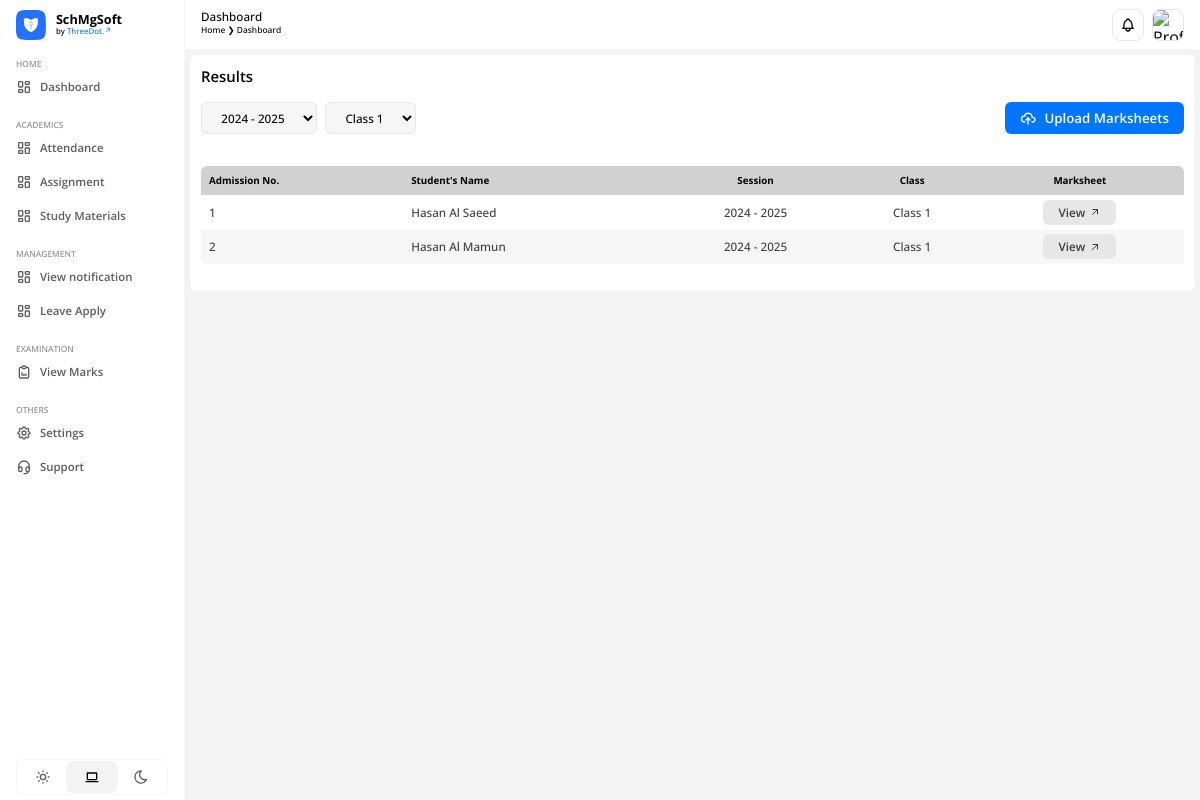
The app's page /examination/results/ with its own data.
### apps/academics/models.py (models this page shows, shortened)
class Student(models.Model):
    admin = models.OneToOneField(CustomUser, on_delete=models.CASCADE)
    father_name = models.CharField(max_length=200)
    mother_name = models.CharField(max_length=200)
    gender = models.CharField(max_length=20)
    dob = models.DateField()
    mobile_no = models.PositiveIntegerField()
    vill_town = models.CharField(max_length=200)
    post_office = models.CharField(max_length=200)
    police_station = models.CharField(max_length=200)
    district = models.CharField(max_length=200)
    permanent_address = models.CharField(max_length=300)
    state = models.CharField(max_length=200)
    pin = models.PositiveIntegerField()
    session_id = models.ForeignKey(Session, on_delete=models.DO_NOTHING)
    class_id = models.ForeignKey(Class, on_delete=models.DO_NOTHING)
    student_photo = models.ImageField(upload_to='media/profile_pic')
    dob_certificate = models.FileField(upload_to='media/students/certificates')
    created_at = models.DateTimeField(auto_now_add=True)
    updated_at = models.DateTimeField(auto_now=True)

### apps/users/models.py (models this page shows)
class CustomUser(AbstractUser):
    USER = (
        (1, 'ADMIN'),
        (2, 'TEACHER'),
        (3, 'STUDENT')
    )
    user_type = models.CharField(choices=USER, max_length=20, default=1)
    profile_pic = models.ImageField(upload_to='profile_pic/', null=True, blank=True)
    city = models.CharField(max_length=200, blank=True)
    country = models.CharField(max_length=200, blank=True)

### apps/home/models.py (models this page shows, shortened)
class Session(models.Model):
    start_session = models.CharField(max_length=100)
    end_session = models.CharField(max_length=100)

class Class(models.Model):
    session = models.ForeignKey(Session, on_delete=models.PROTECT)
    class_name = models.CharField(max_length=100)
    created_at = models.DateTimeField(auto_now_add=True)
    updated_at = models.DateTimeField(auto_now=True)

### apps/examination/views.py (the view)
# urls.py: path('results/', views.results, name='results'),
def results(request):
    students = Student.objects.all()
    classes = Class.objects.all()
    sessions = Session.objects.all()
    context = {
        'students': students,
        'classes': classes,
        'sessions': sessions
    }
    return render(request, 'results.html', context)

### apps/examination/templates/results.html (shortened to what this page needs)
{% extends "base.html" %} {% load static %} {% block htmlhead %}
<link
  rel="stylesheet"
  type="text/css"
  href="{% static 'css/examination/results.css' %}"
/>
{% endblock htmlhead %} {% block content %}
<div class="container">
  <h3>Results</h3>
  <div class="action-bar">
    <div class="filter">
      <select name="session" id="session">
        {% for session in sessions %}
        <option value="{{ session.id }}">
          {{ session.start_session }} - {{ session.end_session }}
        </option>
        {% endfor %}
      </select>
      <select name="class" id="class">
        {% for class in classes %}
        <option value="{{ class.id }}">{{ class.class_name }}</option>
        {% endfor %}
      </select>
    </div>
    <a href="{% url "upload-marksheets" %}">
      <p>Upload Marksheets</p>
    </a>
  </div>
  <div id="table-container">
    <table id="results-table">
      <thead>
        <tr>
          <th>Admission No.</th>
          <th>Student's Name</th>
          <th style="text-align: center">Session</th>
          <th style="text-align: center">Class</th>
          <th style="text-align: center">Marksheet</th>
        </tr>
      </thead>
      <tbody id="results-table-body">
        {% for student in students %}
        <tr
          data-session="{{ student.session_id.id }}"
          data-class="{{ student.class_id.id }}"
        >
          <td>{{ forloop.counter }}</td>
          <td>{{ student.admin.first_name }} {{ student.admin.last_name }}</td>
          <td style="text-align: center">
            {{ student.session_id.start_session }} - {{ student.session_id.end_session }}
          </td>
          <td style="text-align: center">{{ student.class_id.class_name }}</td>
          <td
            style="
              text-align: center;
              display: flex;
              align-items: center;
              justify-content: center;
            "
          >
            <a href="#" class="action-link">
              <p>View</p>
            </a>
          </td>
        </tr>
        {% endfor %}
      </tbody>
    </table>
  </div>
</div>
{% endblock %}

### SchMgSoft/static/css/style.css (style rules this page uses)
:root { --accent-clr-50: #edfaff; --accent-clr-100: #d6f1ff; --accent-clr-200: #b5e9ff; --accent-clr-300: #83ddff; --accent-clr-400: #48c7ff; --accent-clr-500: #1ea8ff; --accent-clr-600: #0689ff; --accent-clr-700: #0075fe; --accent-clr-800: #085ac5; --accent-clr-900: #0d4e9b; --accent-clr-950: #0e305d; --round-sm: 0.125rem; --round-norm: 0.25rem; --round-md: 0.375rem; --round-lg: 0.5rem; --round-xl: 0.75rem; --round-2xl: 1rem; --round-3xl: 1.5rem; --round-full: 50%; --transition-time: 0.15s; --animation-time: 0.3s; }
*, *:before, *:after { margin: 0; padding: 0; box-sizing: border-box; font-family: 'Open Sans', sans-serif; font-synthesis: none; -webkit-font-smoothing: antialiased; -moz-osx-font-smoothing: grayscale; text-rendering: optimizeLegibility; }
html { scroll-behavior: smooth; }
body { margin: 0; padding: 0; min-width: 100%; min-height: 100vh; font-family: 'Open Sans', sans-serif; font-synthesis: none; -webkit-font-smoothing: antialiased; -moz-osx-font-smoothing: grayscale; text-rendering: optimizeLegibility; overflow: hidden; }
body.light-mode { --text-clr-50: #f6f6f6; --text-clr-100: #e7e7e7; --text-clr-200: #d1d1d1; --text-clr-300: #b0b0b0; --text-clr-400: #9c9c9c; --text-clr-500: #8c8c8c; --text-clr-600: #5d5d5d; --text-clr-700: #4f4f4f; --text-clr-800: #454545; --text-clr-900: #3d3d3d; --text-clr-950: #000000; --bg-clr: #f3f3f3; --bg-component: #ffffff; --bg-icon: #f3f3f3; --bg-blur: rgba(255, 255, 255, 0.3); --border-clr: rgba(0, 0, 0, 0.05); --overlay: rgba(0, 0, 0, 0.5); }
a { padding: 0; margin: 0; text-decoration: none; color: var(--text-clr-950); cursor: pointer; }
p, h1, h2, h3, h4, h5, h6 { padding: 0; margin: 0; }

### SchMgSoft/static/css/examination/results.css (style rules this page uses)
.container { padding: 11px; width: 100%; display: flex; flex-direction: column; gap: 16px; align-items: start; background: var(--bg-component); border-radius: var(--round-md); }
.container h3 { font-size: 0.931rem; font-weight: 600; text-align: left; color: var(--text-clr-950); }
.container .action-bar { width: 100%; display: flex; align-items: center; justify-content: space-between; }
.container .action-bar .filter { display: flex; align-items: center; gap: 8px; justify-content: left; }
.container .action-bar .filter select { padding: 5px 15px; height: 32px; outline: none; color: var(--text-clr-950); font-size: 0.731rem; font-weight: 500; text-align: center; background: var(--text-clr-50); border: 1px solid var(--text-clr-100); border-radius: var(--round-md); transition: border-color var(--transition-time) ease-out; }
.container .action-bar a { padding: 5px 15px; width: fit-content; height: 32px; display: flex; align-items: center; gap: 8px; justify-content: center; background: var(--accent-clr-700); color: #fff; border-radius: var(--round-md); transition: background var(--transition-time) ease-out; }
.container .action-bar a svg { width: 16px; height: 16px; object-fit: contain; }
.container .action-bar a p { font-size: 0.831rem; font-weight: 600; text-align: center; }
#table-container { width: 100%; }
table { width: 100%; border-collapse: collapse; margin: 1rem 0; }
table th, table td { text-align: left; }
table thead tr:first-child th:first-child { border-top-left-radius: var(--round-md); }
table thead tr:first-child th:last-child { border-top-right-radius: var(--round-md); }
table tbody tr:last-child td:first-child { border-bottom-left-radius: var(--round-md); }
table tbody tr:last-child td:last-child { border-bottom-right-radius: var(--round-md); }
table tbody tr:nth-child(even) { background: var(--text-clr-50); }
table th { padding: 0.5rem; font-size: 0.613rem; font-weight: 700; color: var(--text-clr-950); background-color: var(--text-clr-200); }
table td { padding: 0.3rem 0.5rem; font-size: 0.731rem; font-weight: 500; color: var(--text-clr-900); }
.action-link { padding: 5px 15px; display: flex; gap: 4px; align-items: center; justify-content: center; background: var(--text-clr-100); border-radius: var(--round-md); transition: background var(--transition-time) ease-out; color: var(--text-clr-900); }
.action-link p { font-size: 0.731rem; font-weight: 600; text-align: center; }
.action-link svg { width: 12px; height: 12px; object-fit: contain; }

### records on screen
Student: admin.first_name "Hasan", admin.last_name "Al Saeed", session_id.start_session "2024", session_id.end_session "2025", class_id.class_name "Class 1"
Student: admin.first_name "Hasan", admin.last_name "Al Mamun", session_id.start_session "2024", session_id.end_session "2025", class_id.class_name "Class 1"

### other values on screen
form field session "2024 - 2025"
form field class "Class 1"
